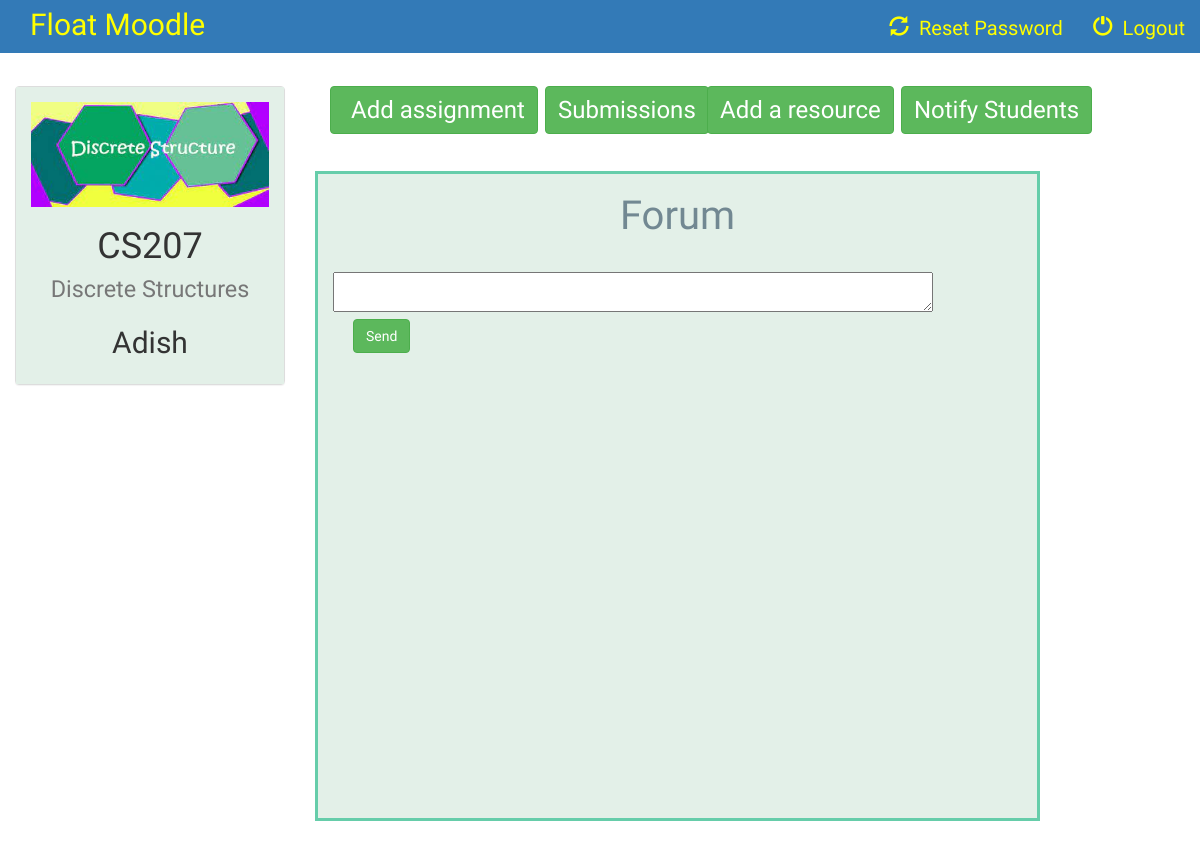
Before: /instructor/2/instructor_detail/ (signed in) with the older database file.
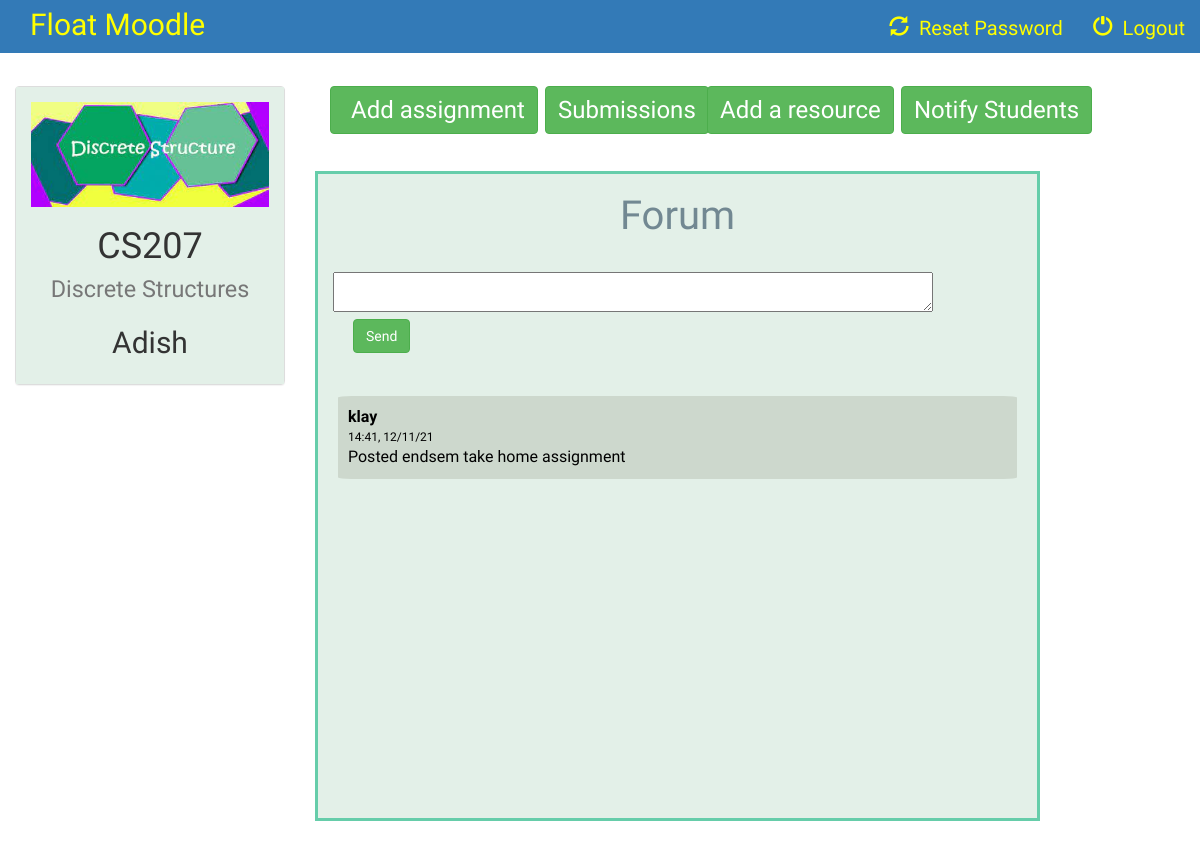
After: the same page with the newer database file.
### course/models.py (models this page shows)
class Message(models.Model):
    content = models.TextField(max_length=500)
    course = models.ForeignKey(Course,default=1,on_delete=models.CASCADE)
    sender = models.ForeignKey(User,default=1, on_delete=models.CASCADE)
    time = models.CharField(max_length=100)

### instructor/views.py (the view)
# urls.py: url(r'^(?P<course_id>[0-9]+)/instructor_detail/$', views.instructor_detail, name='instructor_detail'),
@login_required
def instructor_detail(request, course_id):
    user = request.user
    instructor = Instructor.objects.get(user=request.user)
    courses = Course.objects.filter(instructor=instructor)
    course = Course.objects.get(id=course_id)
    messages = Message.objects.filter(course=course)
    form = MessageForm(request.POST or None)
    if request.method == 'POST':
        if form.is_valid():
            message = form.save(commit=False)
            message.course = course
            message.sender = user
            message.time = datetime.datetime.now().strftime('%H:%M, %d/%m/%y')
            message.save()
            try:
                student = Student.objects.get(user=request.user)
                return redirect('course:detail', course_id)
            except:
                return redirect('instructor:instructor_detail', course.id)
    else:
        form = MessageForm()
        context = {
                'user': user,
                'instructor': instructor,
                'course': course,
                'courses': courses,
                'messages': messages,
                'form' : form
            }
        return render(request, 'instructor/instructor_detail.html', context)

### course/forms.py
class MessageForm(forms.ModelForm):
    class Meta:
        model = Message
        fields = ['content']

### instructor/models.py (called while the page is built)
    def __str__(self):
        return self.name

    def __str__(self):
        return self.name

### instructor/templates/instructor/instructor_detail.html (shortened to what this page needs)
{% extends 'instructor/instructor_basic_page.html' %}
{% block body %}
<br>
<div class="container-fluid songs-container">
    <div class="row">
        <div class="col-sm-6 col-md-3">
            <div class="panel panel-default">
                {% if course in courses %}
                <div class="panel-body" style="background-color: #e3f0e8;border: 0px solid #66cdaa;">
                    <a href="{% url 'instructor:instructor_detail' course.id %}">
                        {% if course.course_logo %}
                            <img src="{{ course.course_logo.url }}" class="img-responsive">
                        {% else %}
                            <h3>No image to display</h3>
                        {% endif %}
                    </a>
                    <h1 align="center">{{ course.code }}<br> <small>{{ course.name }}</small></h1>
                    <h2 align="center">{{ course.instructor }}</h2>
                </div>
            </div>
        </div>
        <div class="col-sm-9"style="color:white;">
            <div class="col-sm-2">
    <a href="{% url 'instructor:add_assignment' course.id %}">
        <button type="submit" class="btn btn-success"style="font-size: larger;padding-left: 20px;margin-left:0px">Add assignment</button></a>
            </div>
            <div class="col-sm-2">
    <a href="{% url 'instructor:view_all_assignments' course.id %}">
        <button type="submit" class="btn btn-success"style="font-size: larger;margin-left:70px">Submissions</button></a>
            </div>
            <div class="col-sm-2">
    <a href="{% url 'instructor:add_resource' course.id %}">
        <button type="submit" class="btn btn-success"style="font-size: larger;margin-left:87px">Add a resource</button></a>
            </div>
            <div class="col-sm-2">
    <a href="{% url 'instructor:add_notification' course.id %}">
        <button type="submit" class="btn btn-success"style="font-size: larger;margin-left:136px">Notify Students</button></a>
            </div>
            <div class="col-sm-4"></div>
            <br><br><br>
            <div class="col-sm-10" style=" position:fixed-right;overflow-y: scroll; height:650px;border: 3px solid #66cdaa;background-color:#e3f0e8;color:black;font-family: 'Abhaya Libre';font-size:16px;">
                <h1 style="text-align:center;font-family:Volkhov,cursive;font-size:40px;color: #728892"> Forum </h1>
                <br>
                 <form class="form-horizontal" role="form" action="" method="post" enctype="multipart/form-data">
                    {% for field in form %}
                    <div class="form-group">
                        <div class="col-sm-offset-2 col-sm-10">
                        </div>
                    <div class="col-sm-10" style="color: black;">{{ field }}
                    <button type="submit" style="margin-left:20px" class="btn btn-success">Send</button>
                    </div>
                    </div>
                    {% endfor %}
                </form>
    {% for message in messages reversed %}
        <br>
                <div style="background-color:#CDD8CD; border-radius:2%;padding:10px; margin:5px">
                    <b>{{ message.sender }}</b><br>
                    <div style="font-size:12px;">{{ message.time }}</div>
                    {{ message.content }}<br>
                </div>
    {% endfor %}
        </div><br><br><br>
        </div><br><br><br>
    </div><br><br><br>
</div>
{% else %}
    You are not enrolled in this course
{% endif %}
{% endblock %}

Changed rows visible on the page:
added Message: sender "klay", time "14:41, 12/11/21", content "Posted endsem take home assignment"
